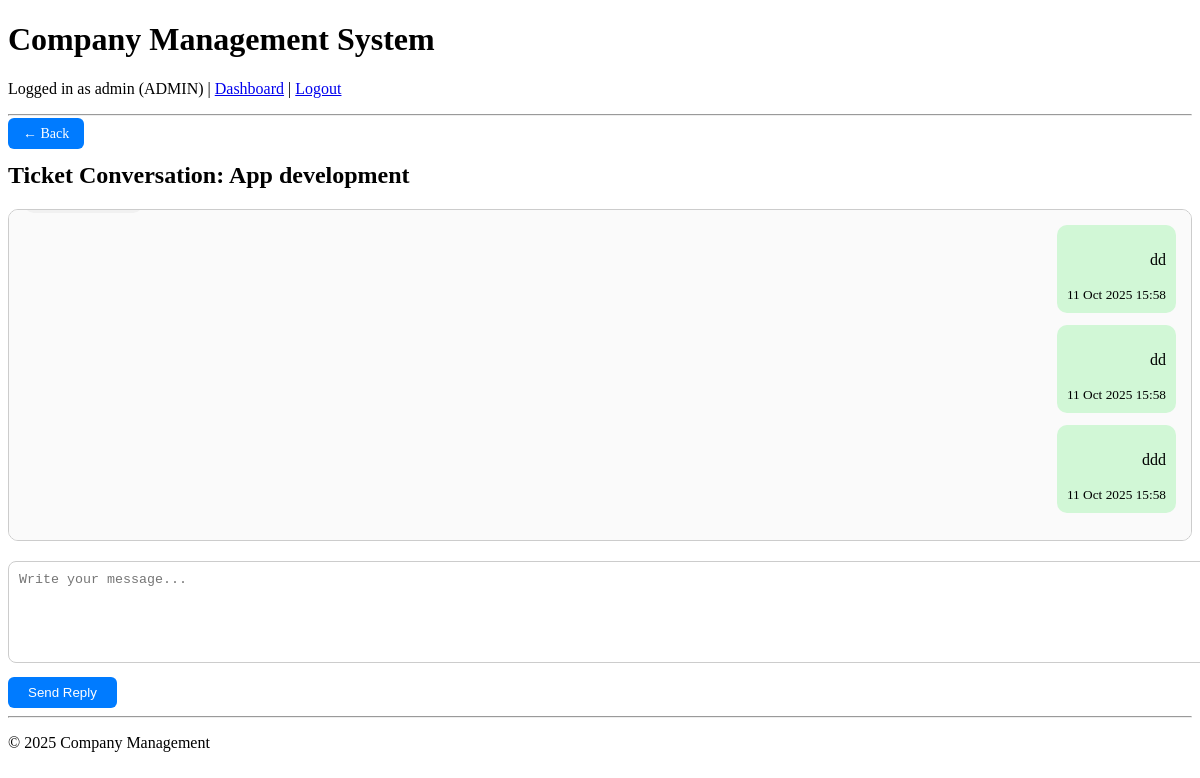
/customers/ticket/16/customer_reply/ (signed in), run on the app's committed database.
### users/models.py (models this page shows, shortened)
class CustomUser(AbstractUser):
    ROLE_ADMIN = 'ADMIN'
    ROLE_MANAGER = 'MANAGER'
    ROLE_EMPLOYEE = 'EMPLOYEE'
    ROLE_CUSTOMER = 'CUSTOMER'
    ROLE_CHOICES = (
        (ROLE_ADMIN, 'Admin/HR'),
        (ROLE_MANAGER, 'Manager'),
        (ROLE_EMPLOYEE, 'Employee'),
        (ROLE_CUSTOMER,'Customer')
    )
    name=models.CharField(max_length=500,null=False)
    role = models.CharField(max_length=20, choices=ROLE_CHOICES, default=ROLE_EMPLOYEE)
    phone = models.CharField(max_length=15, blank=True, null=True)
    groups = models.ManyToManyField(
        'auth.Group',
        related_name='customuser_set',  # different from auth.User.user_set
        blank=True,
        help_text='The groups this user belongs to.'
    )
    user_permissions = models.ManyToManyField(
        'auth.Permission',
        related_name='customuser_set',  # different from auth.Permission.user_set
        blank=True,
        help_text='Specific permissions for this user.'
    )

### customers/models.py (models this page shows, shortened)
class Ticket(models.Model):
    customer = models.ForeignKey(Customer, on_delete=models.CASCADE, related_name='tickets')
    subject = models.CharField(max_length=200)
    description = models.TextField()
    status = models.CharField(max_length=20, choices=STATUS_CHOICES, default='PENDING')
    created_at = models.DateTimeField(auto_now_add=True)
    updated_at = models.DateTimeField(auto_now=True)

class TicketResponse(models.Model):
    ticket = models.ForeignKey(Ticket, on_delete=models.CASCADE, related_name='responses')
    responder = models.ForeignKey("users.CustomUser", on_delete=models.SET_NULL, null=True, blank=True)
    message = models.TextField()
    created_at = models.DateTimeField(auto_now_add=True)
    is_customer_reply = models.BooleanField(default=False)
    status=models.BooleanField(default=False)

### customers/views.py (the view, shortened to what this page needs)
# urls.py: path('ticket/<int:ticket_id>/customer_reply/', views.customer_reply, name='customer_reply'),
@login_required
def customer_reply(request, ticket_id):
    ticket = get_object_or_404(Ticket, id=ticket_id)
    responses = ticket.responses.all().order_by('created_at')
    for tic in responses:
        if tic.is_customer_reply==False:
            tic.status=True
            tic.save()
    return render(request, 'customer/customer_reply.html', {'ticket': ticket, 'responses': responses})

### customers/templates/customer/customer_reply.html (shortened to what this page needs)
{% extends 'base.html' %}
{% block content %}
<a href="{% url 'Client_ticket_detail' ticket.id %}"
    style="background-color: #007bff; color: white; padding: 8px 15px;
            text-decoration: none; border-radius: 6px; font-size: 14px;">
    ← Back
</a>
<h2>Ticket Conversation: {{ ticket.subject }}</h2>
<div class="chat-box" id="chat-box">
    {% for r in responses %}
    <div class="chat-msg {% if r.is_customer_reply %}customer{% else %}staff{% endif %}">
        <p>{{ r.message }}</p>
        <small>{{ r.created_at|date:"d M Y H:i" }}</small>
    </div>
    {% endfor %}
</div>
<form method="POST" class="reply-form">
    <textarea name="message" placeholder="Write your message..." required></textarea>
    <button type="submit">Send Reply</button>
</form>
{% endblock %}

### tasks/templates/base.html (shortened to what this page needs)
<!DOCTYPE html>
<html lang="en">
<head>
</head>
<body>
    <header>
        <h1>Company Management System</h1>
        {% if user.is_authenticated %}
            <p>Logged in as {{ user.username }} ({{ user.role }}) |
                <a href="{% url 'dashboard' %}">Dashboard</a> |
                <a href="{% url 'logout' %}">Logout</a>
            </p>
        {% else %}
            <a href="{% url 'login' %}">Login</a>
        {% endif %}
        <hr>
    </header>
    <main>
        {% block content %}
        {% endblock %}
    </main>
    <footer>
        <hr>
        <p>&copy; 2025 Company Management</p>
    </footer>
</body>
</html>

### customers/templates/customer/customer_reply.html (style rules this page uses)
.chat-box { border: 1px solid #ccc; background: #fafafa; border-radius: 10px; padding: 15px; max-height: 300px; height: 100%; overflow-y: auto; margin-bottom: 20px; }
.chat-msg { margin-bottom: 12px; padding: 10px; border-radius: 10px; width: fit-content; max-width: 70%; }
.chat-msg.customer { background: #d1f7d6; margin-left: auto; text-align: right; }
.chat-msg.staff { background: #f1f1f1; }
.reply-form textarea { width: 100%; height: 80px; margin-bottom: 10px; padding: 10px; border-radius: 8px; border: 1px solid #ccc; }
.reply-form button, .feedback-form button { background: #007bff; color: white; border: none; padding: 8px 20px; border-radius: 6px; cursor: pointer; }
textarea { resize: none; }

### data on the page
CustomUser: username "admin", role "ADMIN"
Ticket: subject "App development"
TicketResponse: message "dd", created_at "11 Oct 2025 15:58"
TicketResponse: message "dd", created_at "11 Oct 2025 15:58"
TicketResponse: message "ddd", created_at "11 Oct 2025 15:58"
